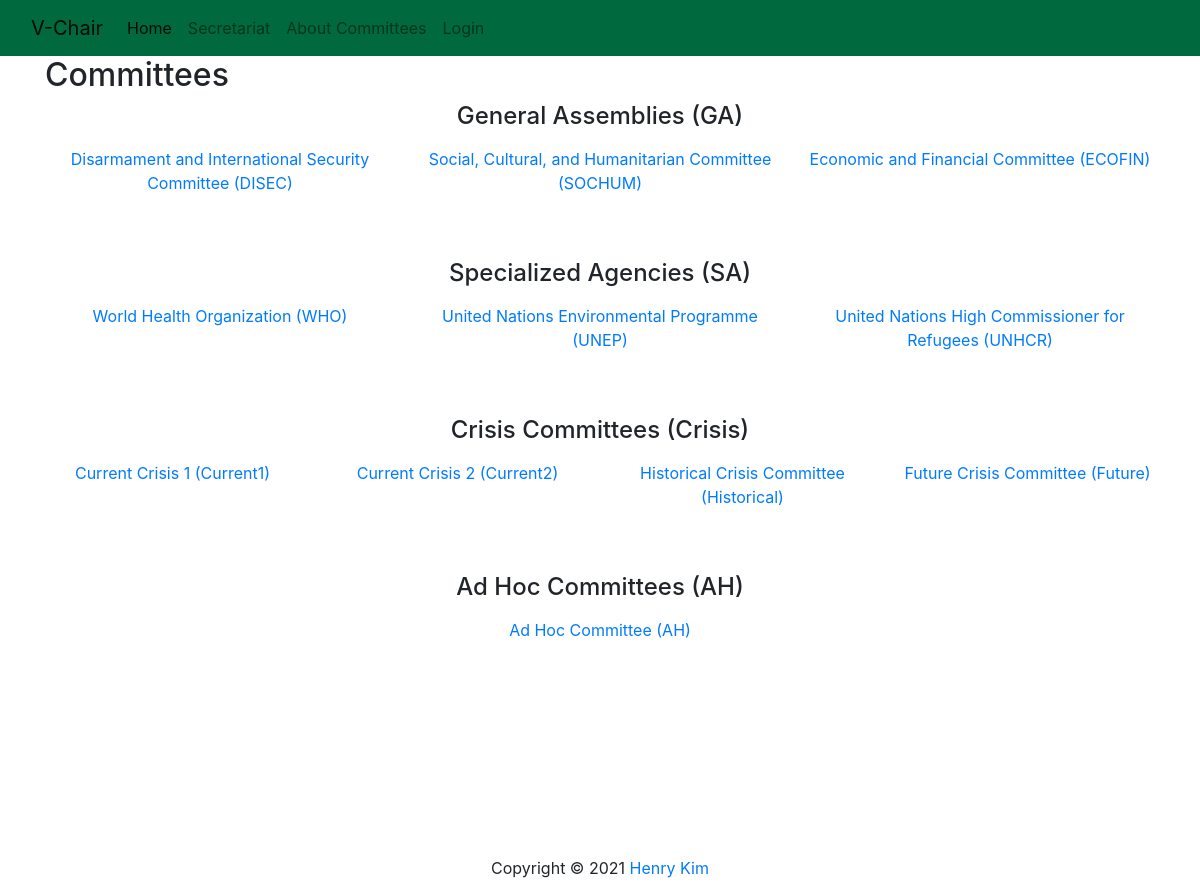
The app's page /dartmun/committees/about_committee with its own data.
### dartmun/models.py (models this page shows, shortened)
class Organ(models.Model):
    name = models.CharField(max_length=64)
    acronym = models.CharField(max_length=8)
    committees = models.ManyToManyField(Committee)
    def __str__(self):
        return f"{self.name} ({self.acronym})"

class Committee(models.Model):
    name = models.CharField(max_length=128)
    acronym = models.CharField(max_length=8)
    topics = models.ManyToManyField(Topic)
    current_session = models.ForeignKey(Session, null=True, on_delete=models.CASCADE)
    people = models.OneToOneField(PeopleManager, null=True, on_delete=models.CASCADE)
    grades = models.OneToOneField(GradesManager, null=True, on_delete=models.CASCADE)
    parli_pro = models.OneToOneField(ParliProManager, null=True, on_delete=models.CASCADE)
    writing = models.OneToOneField(WritingManager, null=True, on_delete=models.CASCADE)
    adjourned = models.BooleanField(default=False)
    def __str__(self):
        return f"{self.name} ({self.acronym})"

### dartmun/views.py (the view)
# urls.py: path('committees/<str:mode>', views.committees, name='committees'),
def committees(request, mode='my_committee'):
    try:
        conference = get_conference(request)
    except:
        conference = Conference.objects.get(acronym=CONFERENCE_ACRONYM)
    context = {'mode': mode, 'organs': conference.organs.all()}
    return render(request, 'dartmun/committees.html', context)

### dartmun/views_context.py (called while the page is built)
def get_conference(request):
    if request.user.is_superuser:
        conference = Conference.objects.get(secretariat=Secretariat.objects.get(user=request.user))
    else:
        if request.user.is_staff:
            manager = get_manager(request)
        else:
            delegate = Delegate.objects.get(user=request.user)
            delegation = Delegation.objects.get(delegates=delegate)
            manager = PeopleManager.objects.get(delegations=delegation)
        committee = Committee.objects.get(people=manager)
        organ = Organ.objects.get(committees=committee)
        conference = Conference.objects.get(organs=organ)
    return conference

### dartmun/templates/dartmun/committees.html (shortened to what this page needs)
{% extends "./layout.html" %}
{%  block css %}
    {% load static %}
    <link rel="stylesheet" type="text/css" href="{% static 'dartmun/css/committees.css' %}">
{%  endblock %}
{%  block body %}
    <h2>Committees</h2>
    {% for organ in organs %}
        <h4><p>{{ organ }}</p></h4>
        <div class="row">
            {% for committee in organ.committees.all %}
                <div class="col">
                    <a href="{% url mode committee.acronym %}">
                        <p>{{ committee }}</p>
                    </a>
                </div>
            {% endfor %}
        </div><br><br>
    {% endfor %}
{%  endblock %}

### dartmun/static/dartmun/css/style.css (style rules this page uses)
p { text-align: center; }

### dartmun/static/dartmun/css/committees.css (style rules this page uses)
div.row > div.col > a { text-decoration: none; }

### records on screen
Organ: name+acronym "General Assemblies (GA)"
Committee: name+acronym "Disarmament and International Security Committee (DISEC)"
Committee: name+acronym "Social, Cultural, and Humanitarian Committee (SOCHUM)"
Committee: name+acronym "Economic and Financial Committee (ECOFIN)"
Organ: name+acronym "Specialized Agencies (SA)"
Committee: name+acronym "World Health Organization (WHO)"
Committee: name+acronym "United Nations Environmental Programme (UNEP)"
Committee: name+acronym "United Nations High Commissioner for Refugees (UNHCR)"
Organ: name+acronym "Crisis Committees (Crisis)"
Committee: name+acronym "Current Crisis 1 (Current1)"
Committee: name+acronym "Current Crisis 2 (Current2)"
Committee: name+acronym "Historical Crisis Committee (Historical)"
Committee: name+acronym "Future Crisis Committee (Future)"
Organ: name+acronym "Ad Hoc Committees (AH)"
Committee: name+acronym "Ad Hoc Committee (AH)"
